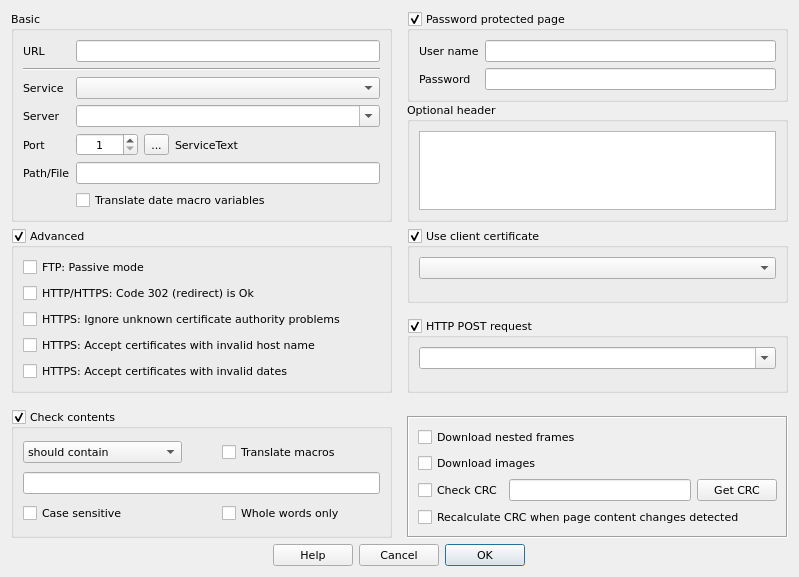
<?xml version="1.0" encoding="UTF-8"?>
<ui version="4.0">
 <class>UrlTestPropertiesDlg</class>
 <widget class="QDialog" name="UrlTestPropertiesDlg">
  <property name="geometry">
   <rect>
    <x>0</x>
    <y>0</y>
    <width>799</width>
    <height>576</height>
   </rect>
  </property>
  <property name="font">
   <font>
    <family>DejaVu Sans</family>
    <pointsize>8</pointsize>
   </font>
  </property>
  <property name="windowTitle">
   <string>URL test properties</string>
  </property>
  <layout class="QVBoxLayout" name="verticalLayout_7">
   <item>
    <layout class="QHBoxLayout" name="horizontalLayout_2" stretch="1,1">
     <property name="spacing">
      <number>15</number>
     </property>
     <item>
      <widget class="QGroupBox" name="gpBasic">
       <property name="title">
        <string>Basic</string>
       </property>
       <layout class="QFormLayout" name="formLayout">
        <item row="0" column="0">
         <widget class="QLabel" name="lblUrl">
          <property name="text">
           <string>URL</string>
          </property>
         </widget>
        </item>
        <item row="0" column="1">
         <widget class="QLineEdit" name="lineUrl"/>
        </item>
        <item row="1" column="0" colspan="2">
         <widget class="Line" name="line">
          <property name="orientation">
           <enum>Qt::Horizontal</enum>
          </property>
         </widget>
        </item>
        <item row="2" column="0">
         <widget class="QLabel" name="lblService">
          <property name="text">
           <string>Service</string>
          </property>
         </widget>
        </item>
        <item row="2" column="1">
         <widget class="QComboBox" name="cmbService"/>
        </item>
        <item row="3" column="0">
         <widget class="QLabel" name="lblServer">
          <property name="text">
           <string>Server</string>
          </property>
         </widget>
        </item>
        <item row="3" column="1">
         <widget class="QComboBox" name="cmbServer">
          <property name="editable">
           <bool>true</bool>
          </property>
         </widget>
        </item>
        <item row="4" column="0">
         <widget class="QLabel" name="lblPort">
          <property name="text">
           <string>Port</string>
          </property>
         </widget>
        </item>
        <item row="4" column="1">
         <layout class="QHBoxLayout" name="horizontalLayout">
          <item>
           <widget class="QSpinBox" name="spinPort">
            <property name="sizePolicy">
             <sizepolicy hsizetype="Maximum" vsizetype="Fixed">
              <horstretch>0</horstretch>
              <verstretch>0</verstretch>
             </sizepolicy>
            </property>
            <property name="alignment">
             <set>Qt::AlignCenter</set>
            </property>
            <property name="minimum">
             <number>1</number>
            </property>
            <property name="maximum">
             <number>65535</number>
            </property>
           </widget>
          </item>
          <item>
           <widget class="QToolButton" name="btnPort">
            <property name="text">
             <string>...</string>
            </property>
            <property name="icon">
             <iconset resource="../../qHostMonitor.qrc">
              <normaloff>:/img/browse.png</normaloff>:/img/browse.png</iconset>
            </property>
            <property name="iconSize">
             <size>
              <width>16</width>
              <height>16</height>
             </size>
            </property>
           </widget>
          </item>
          <item>
           <widget class="QLabel" name="lblSrveiceTxt">
            <property name="text">
             <string>ServiceText</string>
            </property>
           </widget>
          </item>
         </layout>
        </item>
        <item row="5" column="0">
         <widget class="QLabel" name="label_3">
          <property name="text">
           <string>Path/File</string>
          </property>
         </widget>
        </item>
        <item row="5" column="1">
         <widget class="QLineEdit" name="lineEdit_2"/>
        </item>
        <item row="6" column="0">
         <spacer name="horizontalSpacer">
          <property name="orientation">
           <enum>Qt::Horizontal</enum>
          </property>
          <property name="sizeHint" stdset="0">
           <size>
            <width>40</width>
            <height>20</height>
           </size>
          </property>
         </spacer>
        </item>
        <item row="6" column="1">
         <widget class="QCheckBox" name="checkBox">
          <property name="text">
           <string>Translate date macro variables</string>
          </property>
         </widget>
        </item>
       </layout>
      </widget>
     </item>
     <item>
      <layout class="QVBoxLayout" name="verticalLayout">
       <property name="spacing">
        <number>0</number>
       </property>
       <item>
        <widget class="QGroupBox" name="gpPasswordProtectPage">
         <property name="title">
          <string>Password protected page</string>
         </property>
         <property name="flat">
          <bool>false</bool>
         </property>
         <property name="checkable">
          <bool>true</bool>
         </property>
         <layout class="QFormLayout" name="formLayout_2">
          <item row="0" column="0">
           <widget class="QLabel" name="lbluserName">
            <property name="text">
             <string>User name</string>
            </property>
           </widget>
          </item>
          <item row="0" column="1">
           <widget class="QLineEdit" name="lineUsername"/>
          </item>
          <item row="1" column="0">
           <widget class="QLabel" name="lblPassword">
            <property name="text">
             <string>Password</string>
            </property>
           </widget>
          </item>
          <item row="1" column="1">
           <widget class="QLineEdit" name="linePassword"/>
          </item>
         </layout>
        </widget>
       </item>
       <item>
        <widget class="QGroupBox" name="gpOptionalHeader">
         <property name="title">
          <string>Optional header</string>
         </property>
         <layout class="QFormLayout" name="formLayout_3">
          <item row="0" column="0" colspan="2">
           <widget class="QPlainTextEdit" name="txtOptionalHeader"/>
          </item>
         </layout>
        </widget>
       </item>
      </layout>
     </item>
    </layout>
   </item>
   <item>
    <layout class="QHBoxLayout" name="horizontalLayout_3" stretch="1,1">
     <property name="spacing">
      <number>15</number>
     </property>
     <property name="bottomMargin">
      <number>10</number>
     </property>
     <item>
      <widget class="QGroupBox" name="gpAdvanced">
       <property name="title">
        <string>Advanced</string>
       </property>
       <property name="flat">
        <bool>false</bool>
       </property>
       <property name="checkable">
        <bool>true</bool>
       </property>
       <layout class="QVBoxLayout" name="verticalLayout_2">
        <item>
         <widget class="QCheckBox" name="chkFtppassiveMode">
          <property name="text">
           <string>FTP: Passive mode</string>
          </property>
         </widget>
        </item>
        <item>
         <widget class="QCheckBox" name="chkHttpHttpsCode">
          <property name="text">
           <string>HTTP/HTTPS: Code 302 (redirect) is Ok</string>
          </property>
         </widget>
        </item>
        <item>
         <widget class="QCheckBox" name="chkHttpsIgnore">
          <property name="text">
           <string>HTTPS: Ignore unknown certificate authority problems</string>
          </property>
         </widget>
        </item>
        <item>
         <widget class="QCheckBox" name="chkHttpsAcceptHostName">
          <property name="text">
           <string>HTTPS: Accept certificates with invalid host name</string>
          </property>
         </widget>
        </item>
        <item>
         <widget class="QCheckBox" name="chkHttpsAcceptDates">
          <property name="text">
           <string>HTTPS: Accept certificates with invalid dates</string>
          </property>
         </widget>
        </item>
       </layout>
      </widget>
     </item>
     <item>
      <layout class="QVBoxLayout" name="verticalLayout_3">
       <item>
        <widget class="QGroupBox" name="gpUseClientCertificate">
         <property name="title">
          <string>Use client certificate</string>
         </property>
         <property name="flat">
          <bool>false</bool>
         </property>
         <property name="checkable">
          <bool>true</bool>
         </property>
         <layout class="QFormLayout" name="formLayout_5">
          <item row="0" column="0" colspan="2">
           <widget class="QComboBox" name="cmbUseClientCertificate"/>
          </item>
         </layout>
        </widget>
       </item>
       <item>
        <widget class="QGroupBox" name="gpHttpPostRequest">
         <property name="title">
          <string>HTTP POST request</string>
         </property>
         <property name="flat">
          <bool>false</bool>
         </property>
         <property name="checkable">
          <bool>true</bool>
         </property>
         <layout class="QFormLayout" name="formLayout_4">
          <item row="0" column="0" colspan="2">
           <widget class="QComboBox" name="cmbHttpPostRequest">
            <property name="editable">
             <bool>true</bool>
            </property>
           </widget>
          </item>
         </layout>
        </widget>
       </item>
      </layout>
     </item>
    </layout>
   </item>
   <item>
    <layout class="QHBoxLayout" name="horizontalLayout_7" stretch="1,1">
     <property name="spacing">
      <number>15</number>
     </property>
     <item>
      <widget class="QGroupBox" name="gpCheckContents">
       <property name="title">
        <string>Check contents</string>
       </property>
       <property name="flat">
        <bool>false</bool>
       </property>
       <property name="checkable">
        <bool>true</bool>
       </property>
       <layout class="QVBoxLayout" name="verticalLayout_4">
        <item>
         <layout class="QHBoxLayout" name="horizontalLayout_4">
          <property name="spacing">
           <number>40</number>
          </property>
          <item>
           <widget class="QComboBox" name="cmbCheckContents">
            <item>
             <property name="text">
              <string>should contain</string>
             </property>
            </item>
            <item>
             <property name="text">
              <string>shouldn't contain</string>
             </property>
            </item>
            <item>
             <property name="text">
              <string>use expression</string>
             </property>
            </item>
           </widget>
          </item>
          <item>
           <widget class="QCheckBox" name="chkTranslateMacros">
            <property name="text">
             <string>Translate macros</string>
            </property>
           </widget>
          </item>
         </layout>
        </item>
        <item>
         <widget class="QLineEdit" name="lineCheckContents"/>
        </item>
        <item>
         <layout class="QHBoxLayout" name="horizontalLayout_5">
          <property name="spacing">
           <number>40</number>
          </property>
          <item>
           <widget class="QCheckBox" name="chkCaseSensitive">
            <property name="text">
             <string>Case sensitive</string>
            </property>
           </widget>
          </item>
          <item>
           <widget class="QCheckBox" name="chkWholeWords">
            <property name="text">
             <string>Whole words only</string>
            </property>
           </widget>
          </item>
         </layout>
        </item>
       </layout>
      </widget>
     </item>
     <item>
      <layout class="QVBoxLayout" name="verticalLayout_6">
       <item>
        <spacer name="verticalSpacer">
         <property name="orientation">
          <enum>Qt::Vertical</enum>
         </property>
         <property name="sizeType">
          <enum>QSizePolicy::Fixed</enum>
         </property>
         <property name="sizeHint" stdset="0">
          <size>
           <width>20</width>
           <height>7</height>
          </size>
         </property>
        </spacer>
       </item>
       <item>
        <widget class="QFrame" name="frame_6">
         <property name="frameShape">
          <enum>QFrame::Box</enum>
         </property>
         <property name="frameShadow">
          <enum>QFrame::Sunken</enum>
         </property>
         <layout class="QVBoxLayout" name="verticalLayout_5">
          <item>
           <widget class="QCheckBox" name="chkDownloadnestedFrames">
            <property name="text">
             <string>Download nested frames</string>
            </property>
           </widget>
          </item>
          <item>
           <widget class="QCheckBox" name="chkDownloadImages">
            <property name="text">
             <string>Download images</string>
            </property>
           </widget>
          </item>
          <item>
           <layout class="QHBoxLayout" name="horizontalLayout_6">
            <item>
             <widget class="QCheckBox" name="chkCheckCrc">
              <property name="text">
               <string>Check CRC</string>
              </property>
             </widget>
            </item>
            <item>
             <widget class="QLineEdit" name="lineCheckCrc"/>
            </item>
            <item>
             <widget class="QPushButton" name="btnGetCrc">
              <property name="text">
               <string>Get CRC</string>
              </property>
             </widget>
            </item>
           </layout>
          </item>
          <item>
           <widget class="QCheckBox" name="chkRecalculateCrc">
            <property name="text">
             <string>Recalculate CRC when page content changes detected</string>
            </property>
           </widget>
          </item>
         </layout>
        </widget>
       </item>
      </layout>
     </item>
    </layout>
   </item>
   <item>
    <widget class="QDialogButtonBox" name="btnBoxUrlTestProperties">
     <property name="layoutDirection">
      <enum>Qt::RightToLeft</enum>
     </property>
     <property name="orientation">
      <enum>Qt::Horizontal</enum>
     </property>
     <property name="standardButtons">
      <set>QDialogButtonBox::Cancel|QDialogButtonBox::Help|QDialogButtonBox::Ok</set>
     </property>
     <property name="centerButtons">
      <bool>true</bool>
     </property>
    </widget>
   </item>
  </layout>
 </widget>
 <resources>
  <include location="../../qHostMonitor.qrc"/>
  <include location="../../qHostMonitor.qrc"/>
 </resources>
 <connections>
  <connection>
   <sender>btnBoxUrlTestProperties</sender>
   <signal>accepted()</signal>
   <receiver>UrlTestPropertiesDlg</receiver>
   <slot>accept()</slot>
   <hints>
    <hint type="sourcelabel">
     <x>248</x>
     <y>254</y>
    </hint>
    <hint type="destinationlabel">
     <x>157</x>
     <y>274</y>
    </hint>
   </hints>
  </connection>
  <connection>
   <sender>btnBoxUrlTestProperties</sender>
   <signal>rejected()</signal>
   <receiver>UrlTestPropertiesDlg</receiver>
   <slot>reject()</slot>
   <hints>
    <hint type="sourcelabel">
     <x>316</x>
     <y>260</y>
    </hint>
    <hint type="destinationlabel">
     <x>286</x>
     <y>274</y>
    </hint>
   </hints>
  </connection>
 </connections>
</ui>
